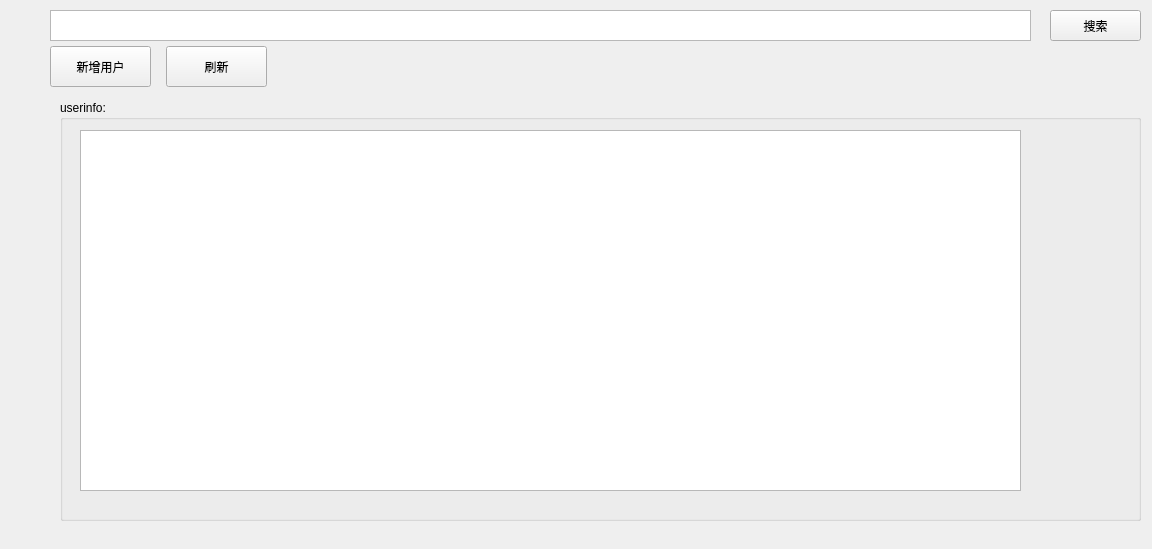
<?xml version="1.0" encoding="UTF-8"?>
<ui version="4.0">
 <class>userinfo</class>
 <widget class="QWidget" name="userinfo">
  <property name="geometry">
   <rect>
    <x>0</x>
    <y>0</y>
    <width>1152</width>
    <height>549</height>
   </rect>
  </property>
  <property name="windowTitle">
   <string>Form</string>
  </property>
  <widget class="QGroupBox" name="groupBox">
   <property name="geometry">
    <rect>
     <x>60</x>
     <y>100</y>
     <width>1081</width>
     <height>421</height>
    </rect>
   </property>
   <property name="title">
    <string>userinfo:</string>
   </property>
   <widget class="QTableWidget" name="tableWidget">
    <property name="geometry">
     <rect>
      <x>20</x>
      <y>30</y>
      <width>941</width>
      <height>361</height>
     </rect>
    </property>
   </widget>
  </widget>
  <widget class="QTextEdit" name="textEdit">
   <property name="geometry">
    <rect>
     <x>50</x>
     <y>10</y>
     <width>981</width>
     <height>31</height>
    </rect>
   </property>
  </widget>
  <widget class="QPushButton" name="ssBtn">
   <property name="geometry">
    <rect>
     <x>1050</x>
     <y>10</y>
     <width>91</width>
     <height>31</height>
    </rect>
   </property>
   <property name="text">
    <string>搜索</string>
   </property>
  </widget>
  <widget class="QPushButton" name="addBtn">
   <property name="geometry">
    <rect>
     <x>50</x>
     <y>46</y>
     <width>101</width>
     <height>41</height>
    </rect>
   </property>
   <property name="text">
    <string>新增用户</string>
   </property>
  </widget>
  <widget class="QPushButton" name="addBtn_2">
   <property name="geometry">
    <rect>
     <x>166</x>
     <y>46</y>
     <width>101</width>
     <height>41</height>
    </rect>
   </property>
   <property name="text">
    <string>刷新</string>
   </property>
  </widget>
 </widget>
 <resources/>
 <connections/>
</ui>
